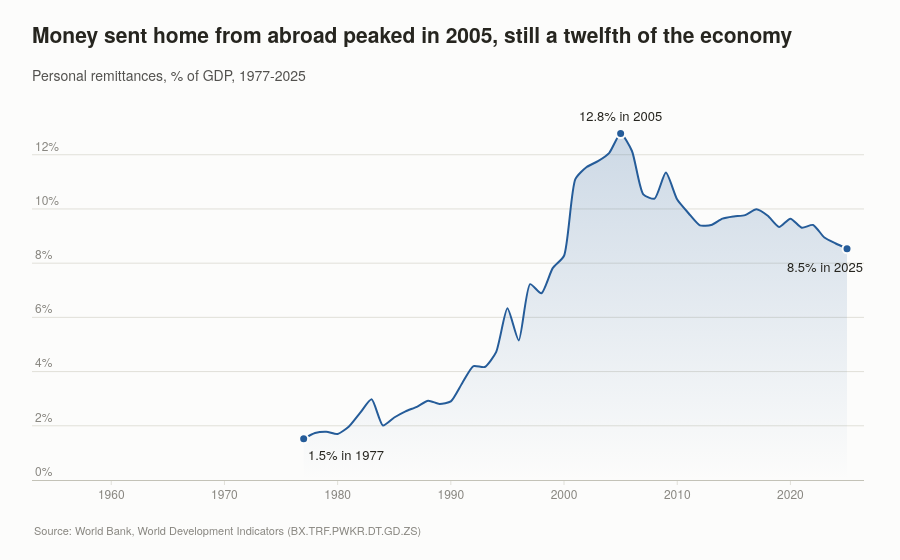

The code cell stored with this chart in its notebook:
### Markdown cell above
## 4. Remittances

### Code cell
r = df["remittances"].dropna()

fig = go.Figure()
fig.add_trace(go.Scatter(
    x=r.index, y=r.values, mode="lines", line=dict(color=ACCENT, width=2),
    hovertemplate="%{x}: %{y:.1f}% of GDP<extra></extra>", **AREA))

for yr, dy, dx in [(1977, -16, 42), (2005, 18, 0), (2025, -18, -22)]:
    fig.add_annotation(x=yr, y=r[yr], text=f"{r[yr]:.1f}% in {yr}", showarrow=False,
                       yshift=dy, xshift=dx, font=dict(color=INK, size=13))
mark_points(fig, r, [1977, 2005, 2025], ACCENT)

fig.update_layout(xaxis_title=None, yaxis_ticksuffix="%", yaxis_rangemode="tozero",
                  xaxis_range=[1953, 2026.5], **INSIDE_Y)
headline(fig, "Money sent home from abroad peaked in 2005, still a twelfth of the economy",
         f"Personal remittances, % of GDP, {r.index.min()}-{r.index.max()}",
         "World Bank, World Development Indicators (BX.TRF.PWKR.DT.GD.ZS)")
save(fig, "04-remittances")
fig.show()

### Figure 1 — Plotly figure (JSON) as saved in the notebook; plotly's stock layout.template omitted (floating-point values rounded to 4 significant figures)
{"data": [{"fill": "tozeroy", "fillgradient": {"colorscale": [[0.0, "rgba(37, 92, 153, 0.0)"], [1.0, "rgba(37, 92, 153, 0.22)"]], "type": "vertical"}, "hovertemplate": "%{x}: %{y:.1f}% of GDP<extra></extra>", "line": {"color": "#255c99", "width": 2}, "mode": "lines", "type": "scatter", "x": [1977, 1978, 1979, 1980, 1981, 1982, 1983, 1984, 1985, 1986, 1987, 1988, 1989, 1990, 1991, 1992, 1993, 1994, 1995, 1996, 1997, 1998, 1999, 2000, 2001, 2002, 2003, 2004, 2005, 2006, 2007, 2008, 2009, 2010, 2011, 2012, 2013, 2014, 2015, 2016, 2017, 2018, 2019, 2020, 2021, 2022, 2023, 2024, 2025], "y": [1.521, 1.731, 1.781, 1.699, 1.975, 2.485, 2.977, 2.01, 2.305, 2.533, 2.699, 2.925, 2.808, 2.901, 3.572, 4.2, 4.17, 4.718, 6.332, 5.151, 7.225, 6.887, 7.815, 8.275, 11.1, 11.55, 11.76, 12.07, 12.78, 12.14, 10.54, 10.38, 11.34, 10.35, 9.843, 9.396, 9.411, 9.645, 9.724, 9.774, 9.988, 9.748, 9.333, 9.643, 9.309, 9.41, 8.945, 8.725, 8.532]}, {"hoverinfo": "skip", "marker": {"color": "#255c99", "line": {"color": "#fcfcfb", "width": 2}, "size": 9}, "mode": "markers", "type": "scatter", "x": [1977, 2005, 2025], "y": [1.521, 12.78, 8.532]}], "layout": {"annotations": [{"font": {"color": "#26251f", "size": 13}, "showarrow": false, "text": "1.5% in 1977", "x": 1977, "xshift": 42, "y": 1.521, "yshift": -16}, {"font": {"color": "#26251f", "size": 13}, "showarrow": false, "text": "12.8% in 2005", "x": 2005, "xshift": 0, "y": 12.78, "yshift": 18}, {"font": {"color": "#26251f", "size": 13}, "showarrow": false, "text": "8.5% in 2025", "x": 2025, "xshift": -22, "y": 8.532, "yshift": -18}, {"font": {"color": "#898781", "size": 11}, "showarrow": false, "text": "Source: World Bank, World Development Indicators (BX.TRF.PWKR.DT.GD.ZS)", "x": 0, "xanchor": "left", "xref": "paper", "xshift": 0, "y": 0, "yanchor": "top", "yref": "paper", "yshift": -40}], "title": {"subtitle": {"text": "Personal remittances, % of GDP, 1977-2025"}, "text": "Money sent home from abroad peaked in 2005, still a twelfth of the economy"}, "xaxis": {"dtick": 10, "range": [1953, 2026.0], "tick0": 1960, "title": {}}, "yaxis": {"rangemode": "tozero", "ticklabelposition": "inside top", "ticksuffix": "%", "title": {}}}}
